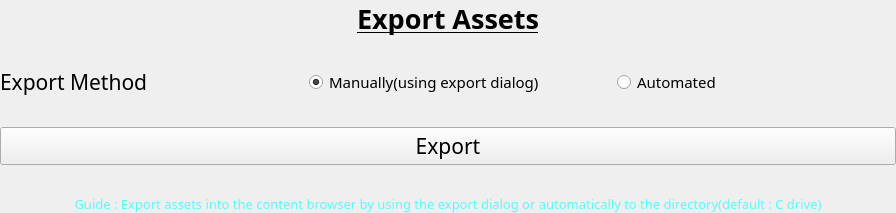
           <widget class="QWidget" name="page_12">
            <property name="geometry">
             <rect>
              <x>0</x>
              <y>0</y>
              <width>896</width>
              <height>203</height>
             </rect>
            </property>
            <property name="sizePolicy">
             <sizepolicy hsizetype="Preferred" vsizetype="Fixed">
              <horstretch>0</horstretch>
              <verstretch>0</verstretch>
             </sizepolicy>
            </property>
            <attribute name="label">
             <string>Export Multiple Assets</string>
            </attribute>
            <layout class="QVBoxLayout" name="verticalLayout_15">
             <property name="leftMargin">
              <number>0</number>
             </property>
             <property name="topMargin">
              <number>0</number>
             </property>
             <property name="rightMargin">
              <number>0</number>
             </property>
             <property name="bottomMargin">
              <number>0</number>
             </property>
             <item>
              <layout class="QVBoxLayout" name="verticalLayout_77">
               <property name="spacing">
                <number>30</number>
               </property>
               <item>
                <layout class="QVBoxLayout" name="verticalLayout_78">
                 <item>
                  <widget class="QLabel" name="label_74">
                   <property name="enabled">
                    <bool>true</bool>
                   </property>
                   <property name="sizePolicy">
                    <sizepolicy hsizetype="Preferred" vsizetype="Preferred">
                     <horstretch>0</horstretch>
                     <verstretch>0</verstretch>
                    </sizepolicy>
                   </property>
                   <property name="font">
                    <font>
                     <family>Century Gothic</family>
                     <pointsize>20</pointsize>
                     <bold>true</bold>
                     <underline>true</underline>
                    </font>
                   </property>
                   <property name="autoFillBackground">
                    <bool>false</bool>
                   </property>
                   <property name="text">
                    <string>Export Assets</string>
                   </property>
                   <property name="alignment">
                    <set>Qt::AlignCenter</set>
                   </property>
                   <property name="wordWrap">
                    <bool>false</bool>
                   </property>
                  </widget>
                 </item>
                </layout>
               </item>
               <item>
                <layout class="QHBoxLayout" name="replace_layotu_14">
                 <property name="sizeConstraint">
                  <enum>QLayout::SetDefaultConstraint</enum>
                 </property>
                 <property name="rightMargin">
                  <number>0</number>
                 </property>
                 <item>
                  <widget class="QLabel" name="label_75">
                   <property name="enabled">
                    <bool>true</bool>
                   </property>
                   <property name="font">
                    <font>
                     <family>Century Gothic</family>
                     <pointsize>16</pointsize>
                     <bold>false</bold>
                    </font>
                   </property>
                   <property name="autoFillBackground">
                    <bool>false</bool>
                   </property>
                   <property name="text">
                    <string>Export Method</string>
                   </property>
                   <property name="alignment">
                    <set>Qt::AlignLeading|Qt::AlignLeft|Qt::AlignVCenter</set>
                   </property>
                   <property name="wordWrap">
                    <bool>false</bool>
                   </property>
                  </widget>
                 </item>
                 <item>
                  <widget class="QRadioButton" name="rb_manualexport">
                   <property name="font">
                    <font>
                     <family>Century Gothic</family>
                     <pointsize>11</pointsize>
                    </font>
                   </property>
                   <property name="text">
                    <string>Manually(using export dialog)</string>
                   </property>
                   <property name="checked">
                    <bool>true</bool>
                   </property>
                  </widget>
                 </item>
                 <item>
                  <widget class="QRadioButton" name="rb_autoexport">
                   <property name="font">
                    <font>
                     <family>Century Gothic</family>
                     <pointsize>11</pointsize>
                    </font>
                   </property>
                   <property name="text">
                    <string>Automated</string>
                   </property>
                   <property name="checked">
                    <bool>false</bool>
                   </property>
                  </widget>
                 </item>
                </layout>
               </item>
               <item>
                <widget class="QPushButton" name="btn_export">
                 <property name="sizePolicy">
                  <sizepolicy hsizetype="Minimum" vsizetype="Fixed">
                   <horstretch>0</horstretch>
                   <verstretch>0</verstretch>
                  </sizepolicy>
                 </property>
                 <property name="font">
                  <font>
                   <family>Century Gothic</family>
                   <pointsize>16</pointsize>
                  </font>
                 </property>
                 <property name="styleSheet">
                  <string notr="true"/>
                 </property>
                 <property name="text">
                  <string>Export</string>
                 </property>
                </widget>
               </item>
               <item>
                <widget class="QLabel" name="label_76">
                 <property name="font">
                  <font>
                   <family>Century Gothic</family>
                   <pointsize>10</pointsize>
                  </font>
                 </property>
                 <property name="styleSheet">
                  <string notr="true">color: rgb(85, 255, 255);
</string>
                 </property>
                 <property name="text">
                  <string>Guide : Export assets into the content browser by using the export dialog or automatically to the directory(default : C drive)</string>
                 </property>
                 <property name="alignment">
                  <set>Qt::AlignCenter</set>
                 </property>
                </widget>
               </item>
              </layout>
             </item>
            </layout>
           </widget>
